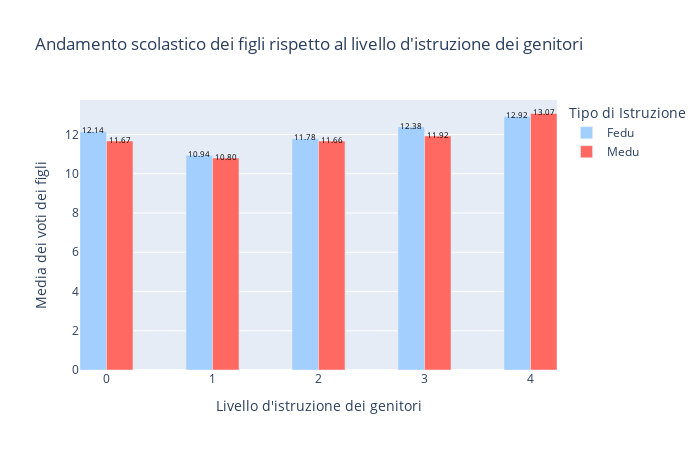

Notebook cell for this chart:
### Markdown cell above
<h5><a id="family">Ambiente Familiare</a></h5>

### Code cell
education_levels = np.arange(5)
fedu_mean = por.groupby('Fedu')['G3'].mean()
medu_mean = por.groupby('Medu')['G3'].mean()

bar_width = 0.25
index = np.arange(len(education_levels))

fig = go.Figure()

# Fedu bars
fig.add_trace(go.Bar(
    x=index - bar_width / 2,  # Spostamento per le barre
    y=fedu_mean,
    width=bar_width,
    name='Fedu',
    marker_color='#A2CFFE'
))

# Medu bars
fig.add_trace(go.Bar(
    x=index + bar_width / 2, 
    y=medu_mean,
    width=bar_width,
    name='Medu',
    marker_color='#FF6961'
))

# Plot layout
fig.update_layout(
    title="Andamento scolastico dei figli rispetto al livello d'istruzione dei genitori",
    xaxis_title="Livello d'istruzione dei genitori",
    yaxis_title="Media dei voti dei figli",
    xaxis=dict(
        tickvals=index,
        ticktext=[str(level) for level in education_levels],
        title="Livello d'istruzione dei genitori"
    ),
    barmode='group',
    legend_title="Tipo di Istruzione",
    width=700,
    height=450
)

# Settings bar's labels
for i in range(len(education_levels)):
    fig.add_annotation(
        x=index[i] - bar_width / 2,
        y=fedu_mean[i] + 0.1,
        text=f'{fedu_mean[i]:.2f}',
        showarrow=False,
        font=dict(size=8, color='black')
    )
    fig.add_annotation(
        x=index[i] + bar_width / 2,
        y=medu_mean[i] + 0.1,
        text=f'{medu_mean[i]:.2f}',
        showarrow=False,
        font=dict(size=8, color='black')
    )

fig.show()

### Figure 1 — Plotly figure (JSON) as saved in the notebook; plotly's stock layout.template omitted (floating-point values rounded to 4 significant figures)
{"data": [{"marker": {"color": "#A2CFFE"}, "name": "Fedu", "type": "bar", "width": 0.25, "x": [-0.125, 0.875, 1.875, 2.875, 3.875], "y": [12.14, 10.94, 11.78, 12.38, 12.92]}, {"marker": {"color": "#FF6961"}, "name": "Medu", "type": "bar", "width": 0.25, "x": [0.125, 1.125, 2.125, 3.125, 4.125], "y": [11.67, 10.8, 11.66, 11.92, 13.07]}], "layout": {"annotations": [{"font": {"color": "black", "size": 8}, "showarrow": false, "text": "12.14", "x": -0.125, "y": 12.24}, {"font": {"color": "black", "size": 8}, "showarrow": false, "text": "11.67", "x": 0.125, "y": 11.77}, {"font": {"color": "black", "size": 8}, "showarrow": false, "text": "10.94", "x": 0.875, "y": 11.04}, {"font": {"color": "black", "size": 8}, "showarrow": false, "text": "10.80", "x": 1.125, "y": 10.9}, {"font": {"color": "black", "size": 8}, "showarrow": false, "text": "11.78", "x": 1.875, "y": 11.88}, {"font": {"color": "black", "size": 8}, "showarrow": false, "text": "11.66", "x": 2.125, "y": 11.76}, {"font": {"color": "black", "size": 8}, "showarrow": false, "text": "12.38", "x": 2.875, "y": 12.48}, {"font": {"color": "black", "size": 8}, "showarrow": false, "text": "11.92", "x": 3.125, "y": 12.02}, {"font": {"color": "black", "size": 8}, "showarrow": false, "text": "12.92", "x": 3.875, "y": 13.02}, {"font": {"color": "black", "size": 8}, "showarrow": false, "text": "13.07", "x": 4.125, "y": 13.17}], "barmode": "group", "height": 450, "legend": {"title": {"text": "Tipo di Istruzione"}}, "title": {"text": "Andamento scolastico dei figli rispetto al livello d'istruzione dei genitori"}, "width": 700, "xaxis": {"ticktext": ["0", "1", "2", "3", "4"], "tickvals": [0, 1, 2, 3, 4], "title": {"text": "Livello d'istruzione dei genitori"}}, "yaxis": {"title": {"text": "Media dei voti dei figli"}}}}
